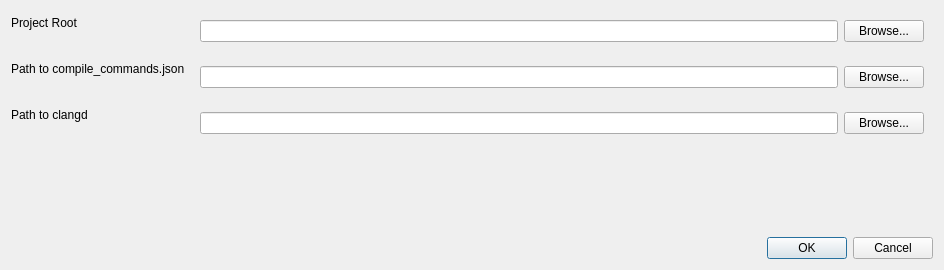
<?xml version="1.0" encoding="UTF-8"?>
<ui version="4.0">
 <class>OpenProject</class>
 <widget class="QDialog" name="OpenProject">
  <property name="geometry">
   <rect>
    <x>0</x>
    <y>0</y>
    <width>944</width>
    <height>270</height>
   </rect>
  </property>
  <property name="windowTitle">
   <string>Dialog</string>
  </property>
  <layout class="QVBoxLayout" name="verticalLayout">
   <item>
    <layout class="QFormLayout" name="formLayout">
     <item row="0" column="0">
      <widget class="QLabel" name="label">
       <property name="text">
        <string>Project Root</string>
       </property>
      </widget>
     </item>
     <item row="0" column="1">
      <widget class="QWidget" name="widget" native="true">
       <layout class="QHBoxLayout" name="horizontalLayout">
        <item>
         <widget class="QLineEdit" name="lineEditProjectRoot"/>
        </item>
        <item>
         <widget class="QPushButton" name="pushButtonBrowsePorjectRoot">
          <property name="text">
           <string>Browse...</string>
          </property>
         </widget>
        </item>
       </layout>
      </widget>
     </item>
     <item row="1" column="0">
      <widget class="QLabel" name="label_2">
       <property name="text">
        <string>Path to compile_commands.json</string>
       </property>
      </widget>
     </item>
     <item row="1" column="1">
      <widget class="QWidget" name="widget_2" native="true">
       <layout class="QHBoxLayout" name="horizontalLayout_2">
        <item>
         <widget class="QLineEdit" name="lineEditPathToCompileCommandsJson"/>
        </item>
        <item>
         <widget class="QPushButton" name="pushButtonBrowsePathToCompileCommandJson">
          <property name="text">
           <string>Browse...</string>
          </property>
         </widget>
        </item>
       </layout>
      </widget>
     </item>
     <item row="2" column="0">
      <widget class="QLabel" name="label_3">
       <property name="text">
        <string>Path to clangd</string>
       </property>
      </widget>
     </item>
     <item row="2" column="1">
      <widget class="QWidget" name="widget_3" native="true">
       <layout class="QHBoxLayout" name="horizontalLayout_3">
        <item>
         <widget class="QLineEdit" name="lineEditPathToClangd"/>
        </item>
        <item>
         <widget class="QPushButton" name="pushButtonPathToClangd">
          <property name="text">
           <string>Browse...</string>
          </property>
         </widget>
        </item>
       </layout>
      </widget>
     </item>
    </layout>
   </item>
   <item>
    <widget class="QDialogButtonBox" name="buttonBox">
     <property name="orientation">
      <enum>Qt::Orientation::Horizontal</enum>
     </property>
     <property name="standardButtons">
      <set>QDialogButtonBox::StandardButton::Cancel|QDialogButtonBox::StandardButton::Ok</set>
     </property>
    </widget>
   </item>
  </layout>
 </widget>
 <resources/>
 <connections>
  <connection>
   <sender>buttonBox</sender>
   <signal>accepted()</signal>
   <receiver>OpenProject</receiver>
   <slot>accept()</slot>
   <hints>
    <hint type="sourcelabel">
     <x>248</x>
     <y>254</y>
    </hint>
    <hint type="destinationlabel">
     <x>157</x>
     <y>274</y>
    </hint>
   </hints>
  </connection>
  <connection>
   <sender>buttonBox</sender>
   <signal>rejected()</signal>
   <receiver>OpenProject</receiver>
   <slot>reject()</slot>
   <hints>
    <hint type="sourcelabel">
     <x>316</x>
     <y>260</y>
    </hint>
    <hint type="destinationlabel">
     <x>286</x>
     <y>274</y>
    </hint>
   </hints>
  </connection>
 </connections>
</ui>
